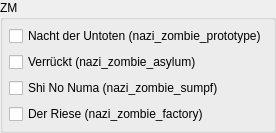
           <widget class="QGroupBox" name="groupBox_2">
            <property name="minimumSize">
             <size>
              <width>0</width>
              <height>111</height>
             </size>
            </property>
            <property name="title">
             <string>ZM</string>
            </property>
            <layout class="QVBoxLayout" name="verticalLayout_4">
             <property name="spacing">
              <number>6</number>
             </property>
             <property name="leftMargin">
              <number>6</number>
             </property>
             <property name="topMargin">
              <number>6</number>
             </property>
             <property name="rightMargin">
              <number>6</number>
             </property>
             <property name="bottomMargin">
              <number>6</number>
             </property>
             <item>
              <widget class="QCheckBox" name="zm_prototype_cbox">
               <property name="text">
                <string>Nacht der Untoten (nazi_zombie_prototype)</string>
               </property>
              </widget>
             </item>
             <item>
              <widget class="QCheckBox" name="zm_asylum_cbox">
               <property name="text">
                <string>Verrückt (nazi_zombie_asylum)</string>
               </property>
              </widget>
             </item>
             <item>
              <widget class="QCheckBox" name="zm_sumpf_cbox">
               <property name="text">
                <string>Shi No Numa (nazi_zombie_sumpf)</string>
               </property>
              </widget>
             </item>
             <item>
              <widget class="QCheckBox" name="zm_factory_cbox">
               <property name="text">
                <string>Der Riese (nazi_zombie_factory)</string>
               </property>
              </widget>
             </item>
            </layout>
           </widget>
